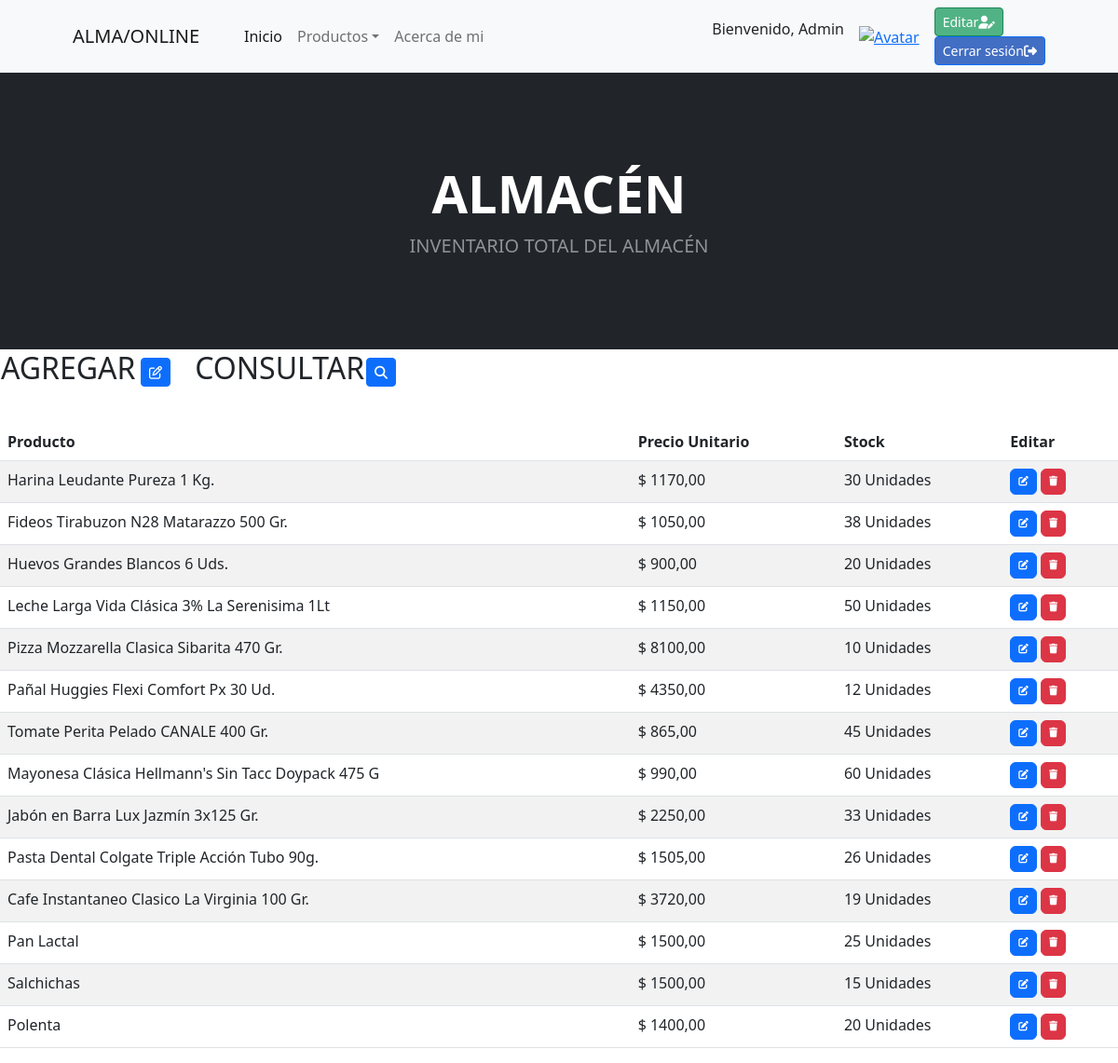
Screenshot of /almacen/ (signed in) with the database file from the repository.
### aplicacion/models.py (models this page shows, shortened)
class Almacen(models.Model):
    nombre = models.CharField(max_length=50)
    precio = models.DecimalField(max_digits=10, decimal_places=2)
    unidad = models.IntegerField()
    class Meta:
     verbose_name_plural = "Almacén"

### aplicacion/views.py (the view)
# urls.py: path('almacen/', AlmacenList.as_view(), name="almacen" ),
class AlmacenList(LoginRequiredMixin,ListView):
    model = Almacen

### aplicacion/templates/aplicacion/almacen_list.html (shortened to what this page needs)
{% extends 'aplicacion/index.html' %}
{% block Titulo %}
<h1 class="display-4 fw-bolder">ALMACÉN</h1>
<p class="lead fw-normal text-white-50 mb-0">INVENTARIO TOTAL DEL ALMACÉN</p>
</div>
</div>
</header>
{% endblock Titulo %}
{% block Contenido %}
<div style="display: inline-block;">
    <table>
        <tr>
            <td width="150"><h2>AGREGAR</h2></td>
            <td>
                <a href="{% url 'almacen_create' %}" class="btn btn-primary btn-sm">
                    <i class="fa-regular fa-pen-to-square"></i>
                </a>
            </td>
        </tr>
    </table>
</div>
<div style="display: inline-block; margin-left: 20px;">
    <table>
        <tr>
            <td width="150"><h2>CONSULTAR</h2></td>
            <td>
                <a href="{% url 'buscar_almacen' %}" class="btn btn-primary btn-sm">
                    <i class="fa-solid fa-magnifying-glass"></i>
                </a>
            </td>
        </tr>
    </table>
</div>
<table class="table table-striped">
    <thead>
        <tr>
            <th>Producto</th>
            <th>Precio Unitario</th>
            <th>Stock</th>
            <th>Editar</th>
        </tr>
    </thead>
    <tbody>
        {% for producto in almacen_list %}
        <tr>
            <td>{{ producto.nombre }}</td>
            <td>$ {{ producto.precio }}</td>
            <td>{{ producto.unidad }} Unidades</td>
            <td>
            <a
                  href="{% url 'almacen_update' producto.id %}"
                  class="btn btn-primary"
                  style="--bs-btn-padding-y: .25rem; --bs-btn-padding-x: .5rem; --bs-btn-font-size: .75rem;"
                  >
                </a>
                <a
                  href="{% url 'almacen_delete' producto.id %}"
                  class="btn btn-danger"
                  style="--bs-btn-padding-y: .25rem; --bs-btn-padding-x: .5rem; --bs-btn-font-size: .75rem;"
                  >
                </a>
              </td>
        </tr>
        {% endfor %}
        {% endblock Contenido %}
        {% block Copyright %}
        <div class="card-footer p-4 pt-0 border-top-0 bg-transparent">
        </div>
        {% endblock Copyright %}

### aplicacion/templates/aplicacion/index.html (shortened to what this page needs)
<!DOCTYPE html>
<html lang="en">
    <head>
        {%load static%}
        <link href="https://cdn.jsdelivr.net/npm/bootstrap-icons@1.5.0/font/bootstrap-icons.css" rel="stylesheet" />
        <link href="{% static 'css/styles.css' %}" rel="stylesheet" />
        <link rel="stylesheet" href="https://cdnjs.cloudflare.com/ajax/libs/font-awesome/6.4.0/css/all.min.css"/>
    </head>
    <body>
        <nav class="navbar navbar-expand-lg navbar-light bg-light">
            <div class="container px-4 px-lg-5">
                <a class="navbar-brand" href="{% url 'home' %}">ALMA/ONLINE</a>
                {% if  user.is_authenticated %}
                                <div class="collapse navbar-collapse" id="navbarSupportedContent">
                                <ul class="navbar-nav me-auto mb-2 mb-lg-0 ms-lg-4">
                                <li class="nav-item"><a class="nav-link active" aria-current="page" href="{% url 'home' %}">Inicio</a></li>
                                <li class="nav-item dropdown">
                                <a class="nav-link dropdown-toggle" id="navbarDropdown" href="#" role="button" data-bs-toggle="dropdown" aria-expanded="false">Productos</a>
                            <li class="nav-item"><a class="nav-link" aria-current="page" href="{% url 'acerca' %}">Acerca de mi</a></li>
                         </li>
                      </ul>
                      <div class="user-info d-flex align-items-center">
                        <p class="username me-3">Bienvenido, {{ user.username }}</p>
                        <div class="avatar me-3">
                            <a href="{% url 'agregar_avatar' %}">
                                <img src="{{ request.session.avatar }}" alt="Avatar" height="50px" width="50px">
                            </a>
                        </div>
                        <div class="user-actions">
                            <a class="btn btn-success btn-sm me-3" href="{% url 'perfil' %}" style="background-color: rgb(81, 179, 133); color: white ;">Editar<i class="fa-solid fa-user-pen"></i></a>
                            <form action="{% url 'logout' %}" method="post">
                                <button type="submit" class="btn btn-primary btn-sm logout" style="background-color: rgba(12, 70, 179, 0.767); color: white ;">Cerrar sesión<i class="fa-solid fa-right-from-bracket"></i></button>
                            </form>
                        </div>
                    </div>
                {% endif %}
        </nav>
        <header class="bg-dark py-5">
            <div class="container px-4 px-lg-5 my-5">
                <div class="text-center text-white">
                    {% block Titulo %}{% endblock Titulo %}
        {% block Contenido %}{% endblock Contenido %}
        {% block Copyright %}{% endblock Copyright %}
    </body>
</html>

### rows the page displays
Almacen: nombre "Harina Leudante Pureza 1 Kg.", precio "1170,00", unidad "30"
Almacen: nombre "Fideos Tirabuzon N28 Matarazzo 500 Gr.", precio "1050,00", unidad "38"
Almacen: nombre "Huevos Grandes Blancos 6 Uds.", precio "900,00", unidad "20"
Almacen: nombre "Leche Larga Vida Clásica 3% La Serenisima 1Lt", precio "1150,00", unidad "50"
Almacen: nombre "Pizza Mozzarella Clasica Sibarita 470 Gr.", precio "8100,00", unidad "10"
Almacen: nombre "Pañal Huggies Flexi Comfort Px 30 Ud.", precio "4350,00", unidad "12"
Almacen: nombre "Tomate Perita Pelado CANALE 400 Gr.", precio "865,00", unidad "45"
Almacen: nombre "Mayonesa Clásica Hellmann's Sin Tacc Doypack 475 G", precio "990,00", unidad "60"
Almacen: nombre "Jabón en Barra Lux Jazmín 3x125 Gr.", precio "2250,00", unidad "33"
Almacen: nombre "Pasta Dental Colgate Triple Acción Tubo 90g.", precio "1505,00", unidad "26"
Almacen: nombre "Cafe Instantaneo Clasico La Virginia 100 Gr.", precio "3720,00", unidad "19"
Almacen: nombre "Pan Lactal", precio "1500,00", unidad "25"
Almacen: nombre "Salchichas", precio "1500,00", unidad "15"
Almacen: nombre "Polenta", precio "1400,00", unidad "20"

### other values shown
{{ user.username }} "Admin"
